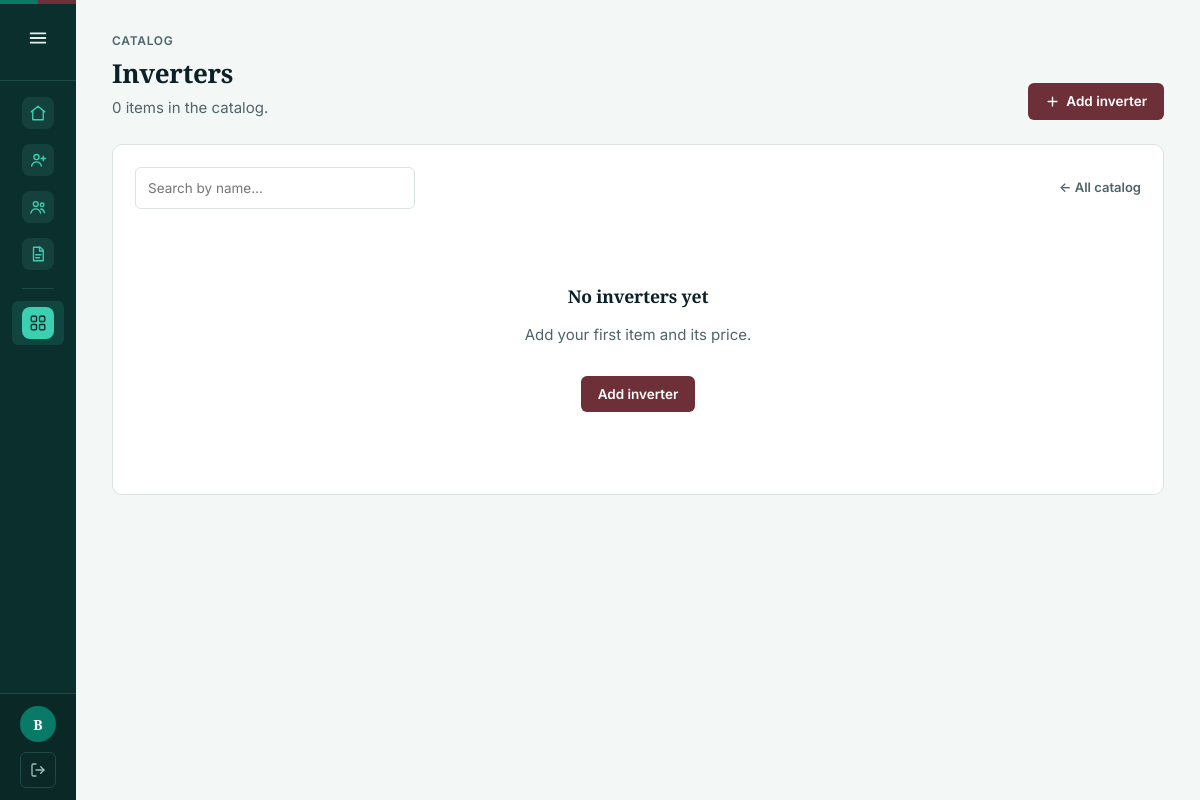
Page /catalog/inverters/ (signed in) on the earlier database version.
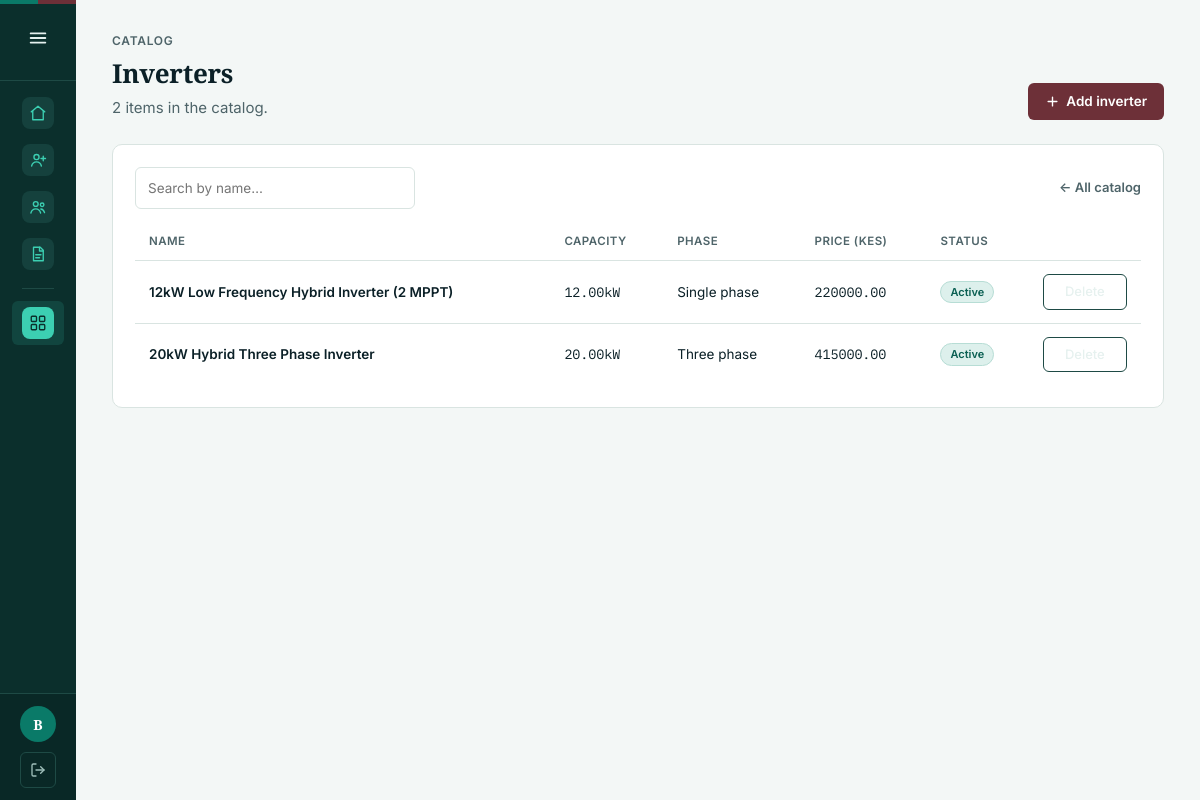
Same page on the later database version.
### project/models.py (models this page shows, shortened)
class User(AbstractUser):
    class Role(models.TextChoices):
        SITE_ENGINEER = "site_engineer", "Site engineer"
        ADMIN = "admin", "Admin"
    role = models.CharField(max_length=20, choices=Role.choices, default=Role.SITE_ENGINEER)
    phone_number = models.CharField(max_length=20, blank=True)
    groups = models.ManyToManyField(
        "auth.Group",
        verbose_name="groups",
        blank=True,
        help_text="The groups this user belongs to.",
        related_name="project_user_set",
        related_query_name="project_user",
    )
    user_permissions = models.ManyToManyField(
        "auth.Permission",
        verbose_name="user permissions",
        blank=True,
        help_text="Specific permissions for this user.",
        related_name="project_user_set",
        related_query_name="project_user",
    )
    @property
    def is_site_engineer(self):
        return self.role == self.Role.SITE_ENGINEER
    @property
    def is_admin_role(self):
        return self.role == self.Role.ADMIN

class EquipmentBase(models.Model):
    name = models.CharField(max_length=150, help_text="e.g. 'Mono PERC 450W' or 'Growatt SPF 5000ES'")
    brand = models.CharField(max_length=100, blank=True)
    model_number = models.CharField(max_length=100, blank=True)
    unit_price_kes = models.DecimalField(
        "Unit price (KES)", max_digits=12, decimal_places=2, null=True, blank=True
    )
    is_active = models.BooleanField(
        default=True, help_text="Inactive items are hidden from the sizing calculator and new quotations."
    )
    notes = models.TextField(blank=True)
    created_at = models.DateTimeField(default=timezone.now)
    updated_at = models.DateTimeField(auto_now=True)
    class Meta:
        abstract = True

class Inverter(EquipmentBase):
    class Phase(models.TextChoices):
        SINGLE = "single", "Single phase"
        THREE = "three", "Three phase"
    capacity_kw = models.DecimalField(
        "Rated output (kW)", max_digits=6, decimal_places=2
    )
    phase = models.CharField(max_length=10, choices=Phase.choices, default=Phase.SINGLE)
    is_hybrid = models.BooleanField(
        default=True, help_text="Can charge/discharge a battery bank, not grid-tie only."
    )
    max_input_voltage = models.PositiveIntegerField(null=True, blank=True)
    class Meta:
        verbose_name = "Inverter"
        ordering = ["capacity_kw", "brand"]

### project/views.py (the view)
# urls.py: path("catalog/<str:kind>/", views.equipment_list, name="equipment_list"),
@login_required
def equipment_list(request, kind):
    entry = _catalog_entry(kind)
    items = _entry_items(entry)
    query = request.GET.get("q", "").strip()
    if query:
        condition = Q(name__icontains=query)
        if any(f.name == "brand" for f in entry["model"]._meta.get_fields()):
            condition |= Q(brand__icontains=query)
        items = items.filter(condition)
    return render(
        request,
        "project/equipment_list.html",
        {"kind": kind, "entry": entry, "items": items, "query": query},
    )

### project/sidebar_context.py (called while the page is built, shortened)
def _pipeline(projects, active_status):
    raw = {row["status"]: row["n"] for row in projects.values("status").annotate(n=Count("id"))}
    biggest = max([raw.get(s, 0) for s, _ in PIPELINE_LABELS] + [1])
    return [
        {
            "key": status.value,
            "label": label,
            "count": raw.get(status, 0),
            "pct": round(raw.get(status, 0) / biggest * 100),
            "active": active_status == status.value,
        }
        for status, label in PIPELINE_LABELS
    ]

def _current_client(request, user):
    customer_id = request.resolver_match.kwargs.get("customer_id")
    if not customer_id:
        return None

### project/views.py (called while the page is built, shortened)
def get_catalog_registry():
    registry = dict(CATALOG_REGISTRY)
    return registry

def _entry_items(entry):
    category = entry.get("category")
    if category is not None:
        return entry["model"].objects.filter(category=category)
    return entry["model"].objects.all()

def _catalog_entry(kind):
    entry = get_catalog_registry().get(kind)
    if entry is None:
        raise Http404("Unknown catalog category.")
    return entry

### project/templates/project/equipment_list.html (shortened to what this page needs)
{% extends "project/base.html" %}
{% block content %}
<div class="page-head">
    <div>
        <div class="eyebrow">Catalog</div>
        <h1>{{ entry.label }}</h1>
        <p class="desc">{{ items|length }} item{{ items|length|pluralize }} in the catalog.</p>
    </div>
    <a href="{% url 'equipment_create' kind %}" class="btn btn-accent">
        <svg width="15" height="15" viewBox="0 0 24 24" fill="none" stroke="currentColor" stroke-width="2.2" stroke-linecap="round"><path d="M12 5v14M5 12h14"/></svg>
        Add {{ entry.singular }}
    </a>
</div>
<div class="card">
    <div style="display:flex; align-items:center; justify-content:space-between; margin-bottom:14px;">
        <form method="get" style="flex:1; max-width:280px;">
            <input type="text" name="q" value="{{ query }}" placeholder="Search by name…">
        </form>
        <a href="{% url 'catalog_home' %}" style="font-size:13px; font-weight:600; color:var(--muted); text-decoration:none;">&larr; All catalog</a>
    </div>
    {% if items %}
    <table class="data">
        <thead>
            <tr>
                <th>Name</th>
                {% if kind == "inverters" %}<th>Capacity</th><th>Phase</th>{% endif %}
                <th>Price (KES)</th>
                <th>Status</th>
                <th></th>
            </tr>
        </thead>
        <tbody>
            {% for item in items %}
            <tr onclick="window.location='{% url 'equipment_edit' kind item.pk %}'" style="cursor:pointer;">
                <td>
                    <div style="font-weight:600;">{{ item.name }}</div>
                </td>
                {% if kind == "inverters" %}<td class="mono">{{ item.capacity_kw }}kW</td><td>{{ item.get_phase_display }}</td>{% endif %}
                <td class="mono">{{ item.unit_price_kes|default:"—" }}</td>
                <td>
                    {% if item.is_active %}
                        <span class="status-badge quotation">Active</span>
                    {% else %}
                        <span class="status-badge">Inactive</span>
                    {% endif %}
                </td>
                <td onclick="event.stopPropagation();">
                    <form method="post" action="{% url 'equipment_delete' kind item.pk %}" onsubmit="return confirm('Remove {{ item.name|escapejs }} from the catalog?');" style="display:inline;">
                        <button type="submit" class="link-button">Delete</button>
                    </form>
                </td>
            </tr>
            {% endfor %}
        </tbody>
    </table>
    {% else %}
    <div class="empty-state">
        <h3>No {{ entry.label|lower }} yet</h3>
        <p>Add your first item and its price.</p>
        <a href="{% url 'equipment_create' kind %}" class="btn btn-accent" style="margin-top:14px;">Add {{ entry.singular }}</a>
    </div>
    {% endif %}
</div>
{% endblock %}

### project/templates/project/base.html (shortened to what this page needs)
{% load static %}<!DOCTYPE html>
<html lang="en">
<head>
    <link rel="stylesheet" href="{% static 'css/base.css' %}">
</head>
<body>
{% if user.is_authenticated %}
{% with url_name=request.resolver_match.url_name kind=request.resolver_match.kwargs.kind %}
<div class="shell">
    <aside class="sidebar" aria-label="Main navigation">
        <div class="sidebar-head">
            <label for="sidebar-toggle" class="menu-btn" role="button" tabindex="0" aria-label="Toggle sidebar" title="Toggle sidebar">
                <svg viewBox="0 0 24 24" fill="none" stroke="currentColor" stroke-width="2" stroke-linecap="round"><path d="M4 7h16M4 12h16M4 17h16"/></svg>
            </label>
        </div>
        <nav class="sidebar-scroll">
            <a class="nav-item {% if url_name == 'dashboard' %}active{% endif %}" href="{% url 'dashboard' %}" title="Dashboard" {% if url_name == 'dashboard' %}aria-current="page"{% endif %}>
                <span class="ic">
                    <svg viewBox="0 0 24 24" fill="none" stroke="currentColor" stroke-width="1.8" stroke-linecap="round" stroke-linejoin="round"><path d="M3 10.5 12 3l9 7.5"/><path d="M5 9.5V21h14V9.5"/></svg>
                </span>
            </a>
            <a class="nav-item {% if url_name == 'client_register' %}active{% endif %}" href="{% url 'client_register' %}" title="Register client" {% if url_name == 'client_register' %}aria-current="page"{% endif %}>
                <span class="ic">
                    <svg viewBox="0 0 24 24" fill="none" stroke="currentColor" stroke-width="1.8" stroke-linecap="round" stroke-linejoin="round"><circle cx="10" cy="8" r="3.4"/><path d="M3.5 20c.9-3.6 3.5-5.5 6.5-5.5s5.6 1.9 6.5 5.5"/><path d="M19 7v6M16 10h6"/></svg>
                </span>
            </a>
            <a class="nav-item {% if url_name == 'client_list' or url_name == 'client_detail' %}active{% endif %}" href="{% url 'client_list' %}" title="Clients">
                <span class="ic">
                    <svg viewBox="0 0 24 24" fill="none" stroke="currentColor" stroke-width="1.8" stroke-linecap="round" stroke-linejoin="round"><circle cx="9" cy="8" r="3.2"/><path d="M2.5 20c1-3.6 3.6-5.5 6.5-5.5s5.5 1.9 6.5 5.5"/><circle cx="17.5" cy="9" r="2.4"/><path d="M15.8 14.7c2.3.2 4.1 1.9 4.9 4.8"/></svg>
                </span>
            </a>
            <a class="nav-item {% if url_name == 'quotation_list' %}active{% endif %}" href="{% url 'quotation_list' %}" title="Quotations" {% if url_name == 'quotation_list' %}aria-current="page"{% endif %}>
                <span class="ic">
                    <svg viewBox="0 0 24 24" fill="none" stroke="currentColor" stroke-width="1.8" stroke-linecap="round" stroke-linejoin="round"><path d="M6 3h9l4 4v14H6z"/><path d="M14 3v5h5"/><path d="M9 13h7M9 17h5"/></svg>
                </span>
            </a>
            <div class="nav-label">Equipment</div>
            <a class="nav-item {% if url_name == 'catalog_home' or kind %}active{% endif %}" href="{% url 'catalog_home' %}" title="Equipment catalog">
                <span class="ic">
                </span>
            </a>
        </nav>
        <div class="sidebar-footer">
            <div class="user-card">
                <div class="avatar">{{ user.get_full_name|default:user.username|slice:":1"|upper }}</div>
                <form class="logout-form" method="post" action="{% url 'logout' %}">
                    <button type="submit" class="logout-btn" title="Log out" aria-label="Log out">
                        <svg viewBox="0 0 24 24" fill="none" stroke="currentColor" stroke-width="2" stroke-linecap="round" stroke-linejoin="round"><path d="M9 21H5a2 2 0 0 1-2-2V5a2 2 0 0 1 2-2h4"/><path d="M16 17l5-5-5-5"/><path d="M21 12H9"/></svg>
                    </button>
                </form>
            </div>
        </div>
    </aside>
    <div class="main">
        <main class="container">
            {% block content %}{% endblock %}
        </main>
    </div>
</div>
{% endwith %}
{% endif %}
</body>
</html>

Differences in the rows shown:
added Inverter: name "12kW Low Frequency Hybrid Inverter (2 MPPT)", capacity_kw "12.00", phase "Single phase", unit_price_kes "220000.00", is_active "Active"
added Inverter: name "20kW Hybrid Three Phase Inverter", capacity_kw "20.00", phase "Three phase", unit_price_kes "415000.00", is_active "Active"
Other differences:
{{ items|length }}: "0" → "2"
{{ entry.label|lower }}: "inverters" → (not shown)
{{ entry.singular }}: "inverter" → (not shown)
text no longer shown: "No yet Add your first item and its price. Add"
text now shown: "NAME CAPACITY PHASE PRICE (KES) STATUS"
